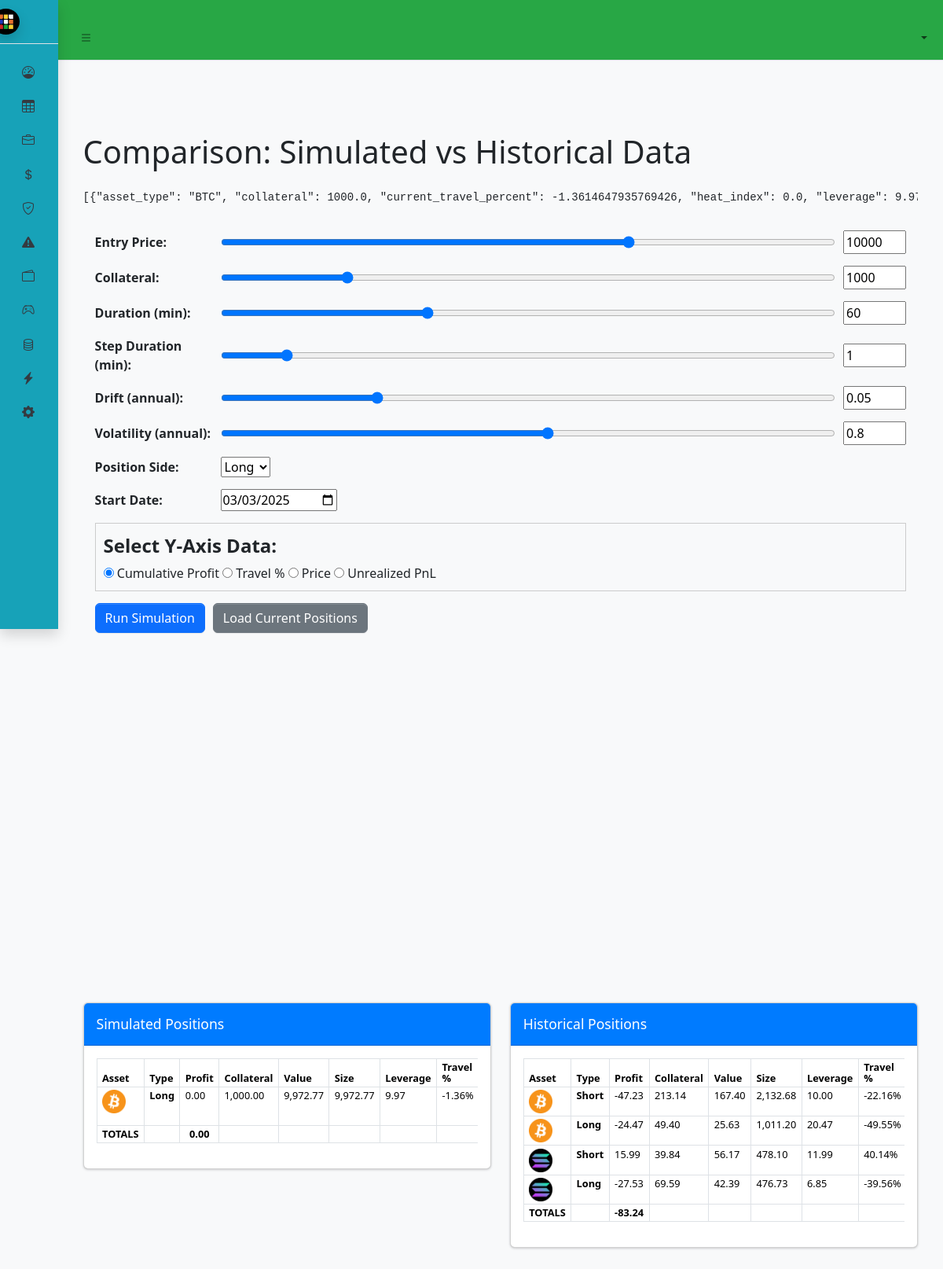
The app's page /simulator/compare with its own data.
### tables this page shows
CREATE TABLE positions (
        id TEXT PRIMARY KEY,
        asset_type TEXT,
        position_type TEXT,
        entry_price REAL,
        liquidation_price REAL,
        current_travel_percent REAL,
        value REAL,
        collateral REAL,
        size REAL,
        leverage REAL,
        wallet_name TEXT,
        last_updated DATETIME,
        alert_reference_id TEXT,
        hedge_buddy_id TEXT,
        current_price REAL,
        liquidation_distance REAL,
        heat_index REAL,
        current_heat_index REAL,
        pnl_after_fees_usd REAL
    );

### simulator/simulator_bp.py (the view, shortened to what this page needs)
@simulator_bp.route('/compare', methods=['GET', 'POST'])
def compare_simulation():
    baseline_params = {
        "entry_price": 10000.0,
        "liquidation_price": 8000.0,
        "position_size": 1.0,
        "collateral": 1000.0,
        "rebalance_threshold": -25.0,
        "hedging_cost_pct": 0.001,
        "simulation_duration": 60,  # minutes
        "dt_minutes": 1,
        "drift": 0.05,
        "volatility": 0.8,
        "position_side": "long"
    }
    tweaked_params = baseline_params.copy()
    tweaked_params["collateral"] = baseline_params["collateral"] * 1.10
    baseline_simulator = PositionSimulator(
        entry_price=baseline_params["entry_price"],
        liquidation_price=baseline_params["liquidation_price"],
        position_size=baseline_params["position_size"],
        collateral=baseline_params["collateral"],
        rebalance_threshold=baseline_params["rebalance_threshold"],
        hedging_cost_pct=baseline_params["hedging_cost_pct"],
        position_side=baseline_params["position_side"]
    )
    baseline_results = baseline_simulator.run_simulation(
        simulation_duration=baseline_params["simulation_duration"],
        dt_minutes=baseline_params["dt_minutes"],
        drift=baseline_params["drift"],
        volatility=baseline_params["volatility"]
    )
    tweaked_simulator = PositionSimulator(
        entry_price=tweaked_params["entry_price"],
        liquidation_price=tweaked_params["liquidation_price"],
        position_size=tweaked_params["position_size"],
        collateral=tweaked_params["collateral"],
        rebalance_threshold=tweaked_params["rebalance_threshold"],
        hedging_cost_pct=tweaked_params["hedging_cost_pct"],
        position_side=tweaked_params["position_side"]
    )
    tweaked_results = tweaked_simulator.run_simulation(
        simulation_duration=tweaked_params["simulation_duration"],
        dt_minutes=tweaked_params["dt_minutes"],
        drift=tweaked_params["drift"],
        volatility=tweaked_params["volatility"]
    )
    baseline_chart = [[entry["step"], entry["cumulative_profit"]] for entry in baseline_results["simulation_log"]]
    tweaked_chart = [[entry["step"], entry["cumulative_profit"]] for entry in tweaked_results["simulation_log"]]
    chart_data = {
        "simulated": baseline_chart,
        "real": tweaked_chart  # Placeholder; will be overridden if historical data is available.
    }
    data_locker = DataLocker.get_instance()
    historical_positions = data_locker.get_positions()
    portfolio_history = data_locker.get_portfolio_history()
    historical_chart = []
    for entry in portfolio_history:
        try:
            dt_obj = datetime.fromisoformat(entry["snapshot_time"])
            timestamp = int(dt_obj.timestamp() * 1000)
            historical_chart.append([timestamp, entry.get("total_value", 0.0)])
        except Exception as e:
            logger.error("Error processing portfolio snapshot: %s", e)
    if historical_chart:
        chart_data["real"] = historical_chart
    simulated_position = generate_simulated_position(baseline_results)
    simulated_positions = [simulated_position]
    return render_template(
        "compare.html",
        chart_data=chart_data,
        baseline_compare=baseline_chart,
        tweaked_compare=tweaked_chart,
        simulated_positions=simulated_positions,
        real_positions=historical_positions,
        timeframe=24,  # Example timeframe; adjust as needed.
        now=datetime.now()
    )

### data/data_locker.py (called while the page is built)
    @classmethod
    def get_instance(cls, db_path: Optional[str] = None) -> 'DataLocker':
        if cls._instance is None:
            cls._instance = cls(db_path)
        return cls._instance

    def _init_sqlite_if_needed(self):
        db_dir = os.path.dirname(self.db_path)
        if db_dir and not os.path.exists(db_dir):
            os.makedirs(db_dir, exist_ok=True)
            self.logger.debug(f"Created directory for DB: {db_dir}")
        if self.conn is None:
            self.conn = sqlite3.connect(self.db_path, check_same_thread=False)
            self.conn.row_factory = self.DictRow
        if self.cursor is None:
            self.cursor = self.conn.cursor()

    def get_portfolio_history(self) -> List[dict]:
        self._init_sqlite_if_needed()
        self.cursor.execute("""
            SELECT *
              FROM positions_totals_history
             ORDER BY snapshot_time ASC
        """)
        rows = self.cursor.fetchall()
        portfolio_history = [dict(row) for row in rows]
        self.logger.debug(f"Fetched {len(portfolio_history)} portfolio snapshots.")
        return portfolio_history

    def get_positions(self) -> List[dict]:
        try:
            self._init_sqlite_if_needed()
            self.cursor.execute("SELECT * FROM positions")
            rows = self.cursor.fetchall()
            results = [dict(r) for r in rows]
            self.logger.debug(f"Fetched {len(results)} positions.")
            return results
        except sqlite3.Error as e:
            self.logger.error(f"DB error get_positions: {e}", exc_info=True)
            return []
        except Exception as ex:
            self.logger.exception(f"Error get_positions: {ex}")
            return []

### launch_pad.py (called while the page is built)
@app.context_processor
def update_theme_context():
    config_path = current_app.config.get("CONFIG_PATH", CONFIG_PATH)
    try:
        with open(config_path, 'r') as f:
            conf = json.load(f)
    except Exception as e:
        conf = {}
    theme_config = conf.get("theme_config", {})
    return dict(theme=theme_config)

### simulator/simulation.py (called while the page is built)
    def _simulate_price_path(self, current_price: float, drift: float, volatility: float, dt: float) -> float:
        epsilon = np.random.normal()
        factor = (drift - 0.5 * volatility ** 2) * dt + volatility * np.sqrt(dt) * epsilon
        return current_price * math.exp(factor)

### templates/compare.html (shortened to what this page needs)
{% extends "base.html" %}
{% block content %}
<div class="container-fluid">
  <h1 class="mb-4">Comparison: Simulated vs Historical Data</h1>
  <pre>{{ simulated_positions|tojson }}</pre>
  <form id="simulationControls">
    <div class="control-group">
      <label for="entryPrice" class="control-label">Entry Price:</label>
      <input type="range" id="entryPrice" name="entry_price" min="0" max="15000" step="100" value="10000" oninput="syncControl('entryPrice')">
      <input type="number" id="entryPriceNumber" value="10000" oninput="syncControl('entryPrice', 'number')">
    </div>
    <div class="control-group">
      <label for="collateral" class="control-label">Collateral:</label>
      <input type="range" id="collateral" name="collateral" min="0" max="5000" step="50" value="1000" oninput="syncControl('collateral')">
      <input type="number" id="collateralNumber" value="1000" oninput="syncControl('collateral', 'number')">
    </div>
    <div class="control-group">
      <label for="simulationDuration" class="control-label">Duration (min):</label>
      <input type="range" id="simulationDuration" name="simulation_duration" min="0" max="180" step="10" value="60" oninput="syncControl('simulationDuration')">
      <input type="number" id="simulationDurationNumber" value="60" oninput="syncControl('simulationDuration', 'number')">
    </div>
    <div class="control-group">
      <label for="dtMinutes" class="control-label">Step Duration (min):</label>
      <input type="range" id="dtMinutes" name="dt_minutes" min="0" max="10" step="0.5" value="1" oninput="syncControl('dtMinutes')">
      <input type="number" id="dtMinutesNumber" value="1" oninput="syncControl('dtMinutes', 'number')">
    </div>
    <div class="control-group">
      <label for="drift" class="control-label">Drift (annual):</label>
      <input type="range" id="drift" name="drift" min="0" max="0.2" step="0.01" value="0.05" oninput="syncControl('drift')">
      <input type="number" id="driftNumber" value="0.05" step="0.01" oninput="syncControl('drift', 'number')">
    </div>
    <div class="control-group">
      <label for="volatility" class="control-label">Volatility (annual):</label>
      <input type="range" id="volatility" name="volatility" min="0" max="1.5" step="0.1" value="0.8" oninput="syncControl('volatility')">
      <input type="number" id="volatilityNumber" value="0.8" step="0.1" oninput="syncControl('volatility', 'number')">
    </div>
    <div class="control-group">
      <label for="positionSide" class="control-label">Position Side:</label>
      <select id="positionSide" name="position_side">
        <option value="long" selected>Long</option>
      </select>
    </div>
    <div class="control-group">
      <label for="startDate" class="control-label">Start Date:</label>
      <input type="date" id="startDate" name="start_date" value="{{ now.strftime('%Y-%m-%d') }}">
    </div>
    <fieldset id="yAxisSelection">
      <legend>Select Y-Axis Data:</legend>
      <label><input type="radio" name="y_axis" value="cumulative_profit" checked> Cumulative Profit</label>
      <label><input type="radio" name="y_axis" value="travel_percent"> Travel %</label>
      <label><input type="radio" name="y_axis" value="price"> Price</label>
      <label><input type="radio" name="y_axis" value="unrealized_pnl"> Unrealized PnL</label>
    </fieldset>
    <div class="control-group">
      <button type="button" class="btn btn-primary" onclick="runSimulation()">Run Simulation</button>
      <button type="button" id="loadPositionsBtn" class="btn btn-secondary" onclick="loadCurrentPositions()">Load Current Positions</button>
    </div>
  </form>
  <div id="dualChart"></div>
  <div class="row">
    <div class="col-md-6">
      <div class="card">
        <div class="card-header">
          <h3 class="card-title">Simulated Positions</h3>
        </div>
        <div class="card-body">
          <div class="table-responsive">
            <table class="table table-bordered" id="simulatedPositionsTable">
              <thead>
                <tr>
                  <th>Asset</th>
                  <th>Type</th>
                  <th>Profit</th>
                  <th>Collateral</th>
                  <th>Value</th>
                  <th>Size</th>
                  <th>Leverage</th>
                  <th>Travel %</th>
                </tr>
              </thead>
              <tbody>
                {% for pos in simulated_positions|sort(attribute='size', reverse=True) %}
                <tr>
                  <td>
                    {% if pos.asset_type == 'BTC' %}
                      <img src="{{ url_for('static', filename='images/btc_logo.png') }}" alt="BTC" class="asset-icon">
                    {% elif pos.asset_type == 'ETH' %}
                      <img src="{{ url_for('static', filename='images/eth_logo.png') }}" alt="ETH" class="asset-icon">
                    {% elif pos.asset_type == 'SOL' %}
                      <img src="{{ url_for('static', filename='images/sol_logo.png') }}" alt="SOL" class="asset-icon">
                    {% else %}
                      {{ pos.asset_type }}
                    {% endif %}
                  </td>
                  <td><b>{{ pos.position_type }}</b></td>
                  <td>
                    {% if pos.pnl_after_fees_usd is defined and pos.pnl_after_fees_usd is not none %}
                      {{ "{:,.2f}".format(pos.pnl_after_fees_usd) }}
                    {% else %}
                      N/A
                    {% endif %}
                  </td>
                  <td>{{ "{:,.2f}".format(pos.collateral) }}</td>
                  <td>{{ "{:,.2f}".format(pos.value) }}</td>
                  <td>{{ "{:,.2f}".format(pos.size) }}</td>
                  <td>{{ "{:,.2f}".format(pos.leverage) }}</td>
                  <td>
                    {% if pos.current_travel_percent is not none %}
                      {{ "{:,.2f}".format(pos.current_travel_percent) }}%
                    {% else %}
                      N/A
                    {% endif %}
                  </td>
                </tr>
                {% endfor %}
              </tbody>
              <tfoot>
                {% set sim_total_profit = simulated_positions|sum(attribute='pnl_after_fees_usd') %}
                <tr style="font-weight: bold; text-align: center;">
                  <td>TOTALS</td>
                  <td></td>
                  <td>{{ "{:,.2f}".format(sim_total_profit) }}</td>
                  <td></td>
                  <td></td>
                  <td></td>
                  <td></td>
                  <td></td>
                </tr>
              </tfoot>
            </table>
          </div>
        </div>
      </div>
    </div>
    <div class="col-md-6">
      <div class="card">
        <div class="card-header">
          <h3 class="card-title">Historical Positions</h3>
        </div>
        <div class="card-body">
          <div class="table-responsive">
            <table class="table table-bordered" id="historicalPositionsTable">
              <thead>
                <tr>
                  <th>Asset</th>
                  <th>Type</th>
                  <th>Profit</th>
                  <th>Collateral</th>
                  <th>Value</th>
                  <th>Size</th>
                  <th>Leverage</th>
                  <th>Travel %</th>
                </tr>
              </thead>
              <tbody>
                {% for pos in real_positions|sort(attribute='size', reverse=True) %}
                <tr>
                  <td>
                    {% if pos.asset_type == 'BTC' %}
                      <img src="{{ url_for('static', filename='images/btc_logo.png') }}" alt="BTC" class="asset-icon">
                    {% elif pos.asset_type == 'ETH' %}
                      <img src="{{ url_for('static', filename='images/eth_logo.png') }}" alt="ETH" class="asset-icon">
                    {% elif pos.asset_type == 'SOL' %}
                      <img src="{{ url_for('static', filename='images/sol_logo.png') }}" alt="SOL" class="asset-icon">
                    {% else %}
                      {{ pos.asset_type }}
                    {% endif %}
                  </td>
                  <td><b>{{ pos.position_type }}</b></td>
                  <td>
                    {% if pos.pnl_after_fees_usd is defined and pos.pnl_after_fees_usd is not none %}
                      {{ "{:,.2f}".format(pos.pnl_after_fees_usd) }}
                    {% else %}
                      N/A
                    {% endif %}
                  </td>
                  <td>{{ "{:,.2f}".format(pos.collateral) }}</td>
                  <td>{{ "{:,.2f}".format(pos.value) }}</td>
                  <td>{{ "{:,.2f}".format(pos.size) }}</td>
                  <td>{{ "{:,.2f}".format(pos.leverage) }}</td>
                  <td>
                    {% if pos.current_travel_percent is not none %}
                      {{ "{:,.2f}".format(pos.current_travel_percent) }}%
                    {% else %}
                      N/A
                    {% endif %}
                  </td>
                </tr>
                {% endfor %}
              </tbody>
              <tfoot>
                {% set real_total_profit = real_positions|sum(attribute='pnl_after_fees_usd') %}
                <tr style="font-weight: bold; text-align: center;">
                  <td>TOTALS</td>
                  <td></td>
                  <td>{{ "{:,.2f}".format(real_total_profit) }}</td>
                  <td></td>
                  <td></td>
                  <td></td>
                  <td></td>
                  <td></td>
                </tr>
              </tfoot>
            </table>
          </div>
        </div>
      </div>
    </div>
  </div>
</div>
{% endblock %}

### records on screen
positions: position_type "Short", pnl_after_fees_usd "-47.23", collateral "213.14", value "167.40", size "2,132.68", leverage "10.00", current_travel_percent "-22.16"
positions: position_type "Long", pnl_after_fees_usd "-24.47", collateral "49.40", value "25.63", size "1,011.20", leverage "20.47", current_travel_percent "-49.55"
positions: position_type "Short", pnl_after_fees_usd "15.99", collateral "39.84", value "56.17", size "478.10", leverage "11.99", current_travel_percent "40.14"
positions: position_type "Long", pnl_after_fees_usd "-27.53", collateral "69.59", value "42.39", size "476.73", leverage "6.85", current_travel_percent "-39.56"

### other values on screen
{{ simulated_positions|tojson }} "[{\"asset_type\": \"BTC\", \"collateral\": 1000.0, \"current_travel_percent\": -1.3614647935769426, \"heat_index\": 0.0, \"leverage\":…"
{{ pos.position_type }} "Long"
{{ "{:,.2f}".format(pos.pnl_after_fees_usd) }} "0.00"
{{ "{:,.2f}".format(pos.collateral) }} "1,000.00"
{{ "{:,.2f}".format(pos.value) }} "9,972.77"
{{ "{:,.2f}".format(pos.size) }} "9,972.77"
{{ "{:,.2f}".format(pos.leverage) }} "9.97"
{{ "{:,.2f}".format(pos.current_travel_percent) }} "-1.36"
{{ "{:,.2f}".format(sim_total_profit) }} "0.00"
{{ "{:,.2f}".format(real_total_profit) }} "-83.24"
